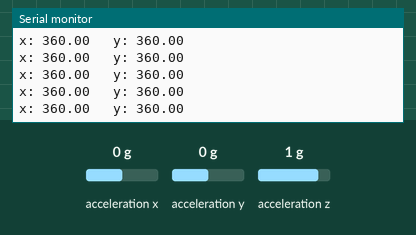
This sketch was run on a simulated Arduino Uno, built with avr-gcc and run on an emulated ATmega328P. On the bench: the last lines printed to the serial monitor. Wiring (inferred from the names in the program): ADXL345 accelerometer at I2C address 0x1D. Inputs (shaded band) come from the test bench; at power-on: acceleration x 0 g, acceleration y 0 g, acceleration z 1 g.

Above: at 1.2 s.
1.3 s: acceleration x set to -1.4 g
At 1.34 s:
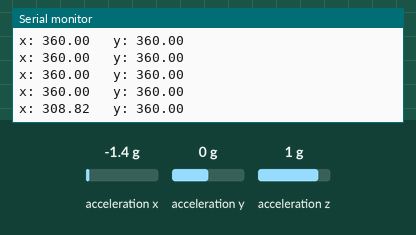
2.8 s: acceleration y set to -1.4 g
At 2.87 s:
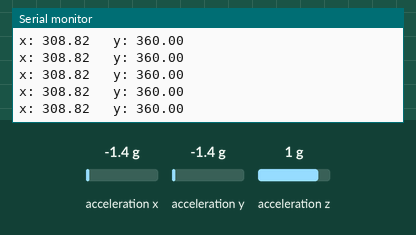
4.3 s: acceleration z set to -1.4 g
At 4.31 s:
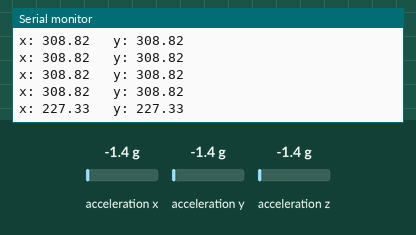
Timing chart, 0 to 7.3 s (numbered marks = the images above; inputs shaded):
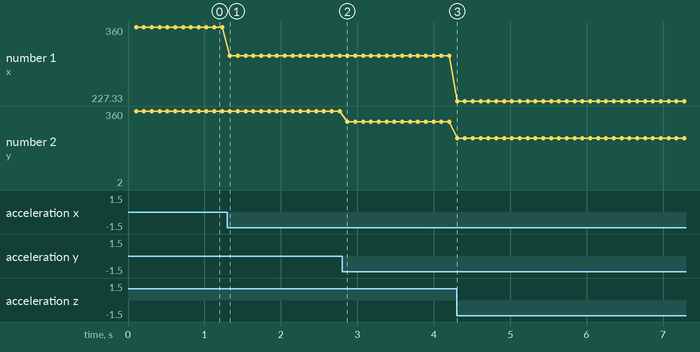

The sketch:

ejemplo_adxl_345.ino
```cpp
/******************************************************************
** Código creado en Electrónica 5Hz                              **
** www.5hz-electronica.com                                       **
** Por: Jens C Brynildsen                                        **
** Basado en el código de: www.sparkfun.com                      **
** Descripción del código:                                       **
**                                                               **
** Ejemplo para demostrar el uso del acelerómetro ADXL345 con    **
** comunicación i2c                                              **
*******************************************************************

Conexiones para la comunicacion i2c usando el breakout de 5Hz con un Arduino Uno / Duemilanove:
Arduino <-> Breakout board
Gnd      -  GND
3.3v     -  VCC
3.3v     -  CS
Analog 4 -  SDA
Analog 5 -  SCL

Conexiones para la comunicacion i2c usando el breakout de 5Hz con un Arduino Mega / Mega ADK:
Arduino <-> Breakout board
Gnd      -  GND
3.3v     -  VCC
3.3v     -  CS
20       -  SDA
21       -  SCL
*/

#include <Wire.h>

//definiciones/////////////////////////
#define DEVICE (0x9D) // Direccion del dispositivo como se especifica en la hoja de datos


char POWER_CTL = 0x2D;	//Registro de Control de Potencia
char DATA_FORMAT = 0x31;
char DATAX0 = 0x32;	//Dato Eje X 0
char DATAX1 = 0x33;	//Dato Eje X 1
char DATAY0 = 0x34;	//Dato Eje Y 0
char DATAY1 = 0x35;	//Dato Eje Y 1
char DATAZ0 = 0x36;	//Dato Eje Z 0
char DATAZ1 = 0x37;	//Dato Eje Z 1
byte _buff[6];
int minVal = -142;
int maxVal = 112;
double X;
double Y;
double Z;

void setup()
{
  Wire.begin();        // unirse a bus i2c (dirección opcional para master)
  Serial.begin(9600);  // inicia serial para la salida. Asegurarse de que se ajustó el Monitor Serial a la misma velocidad.
  Serial.print("init");

  //Poner el ADXL345 en un rango de +/- 4G escribiendo el valor 0x01 al registro DATA_FORMAT.
  writeTo(DATA_FORMAT, 0x01);
  //Poner el ADXL345 en Modo de Medición escribiendo el valor 0x08 al registro POWER_CTL.
  writeTo(POWER_CTL, 0x08);
}

void loop()
{

  uint8_t howManyBytesToRead = 6;
  readFrom( DATAX0, howManyBytesToRead, _buff); //lee los datos de aceleración del ADXL345

  // cada lectura de eje viene con una resolución de 10 bit, es decir, 2 bytes. ¡Primero el Byte menos significativo!
  // de esta forma, estamos convirtiendo los dos bytes en un int
  int x = (((int)_buff[1]) << 8) | _buff[0];
  int y = (((int)_buff[3]) << 8) | _buff[2];
  int z = (((int)_buff[5]) << 8) | _buff[4];

int zAng = map(z, minVal, maxVal, -128, 128);
Y = RAD_TO_DEG * (atan2(-y, -zAng) + PI);
X = RAD_TO_DEG * (atan2(-x, -zAng) + PI);
Z = RAD_TO_DEG * (atan2(-y, -x) + PI);
  Serial.print("x: ");
  Serial.print(X);
  Serial.print("   y: ");
  Serial.println(Y);
  delay(100);
}

void writeTo(byte address, byte val) {
  Wire.beginTransmission(DEVICE); // empieza la transmisión al dispositivo
  Wire.write(address);             // envía dirección de registro
  Wire.write(val);                 // envía el valor a escribir
  Wire.endTransmission();         // termina transmisión
}

// Lee num bytes empezando del registro address en el dispositivo y los guarda en el arreglo buff
void readFrom(byte address, int num, byte _buff[]) {
  Wire.beginTransmission(DEVICE); // empieza la transmisión al dispositivo
  Wire.write(address);             // envía direeción a leer
  Wire.endTransmission();         // termina transmisión

  Wire.beginTransmission(DEVICE); // empieza la transmisión al dispositivo
  Wire.requestFrom(DEVICE, num);    // solicita 6 bytes del dispositivo

  int i = 0;
  while(Wire.available())         // el dispositivo podría mandar menos de lo solicitado (anormal)
  {
    _buff[i] = Wire.read();    // recibe un byte
    i++;
  }
  Wire.endTransmission();         // termina transmisión
}
```

Measured:
- after the input at 1.3 s, the serial monitor: prints a new line at once (image 1)
- after the input at 4.3 s, the serial monitor: prints a new line at once (image 3)
- plotted number 1: 360 → 308.82 after the input at 1.3 s, 308.82 → 227.33 after the input at 4.3 s
- plotted number 2: 308.82 → 2 after the input at 4.3 s
